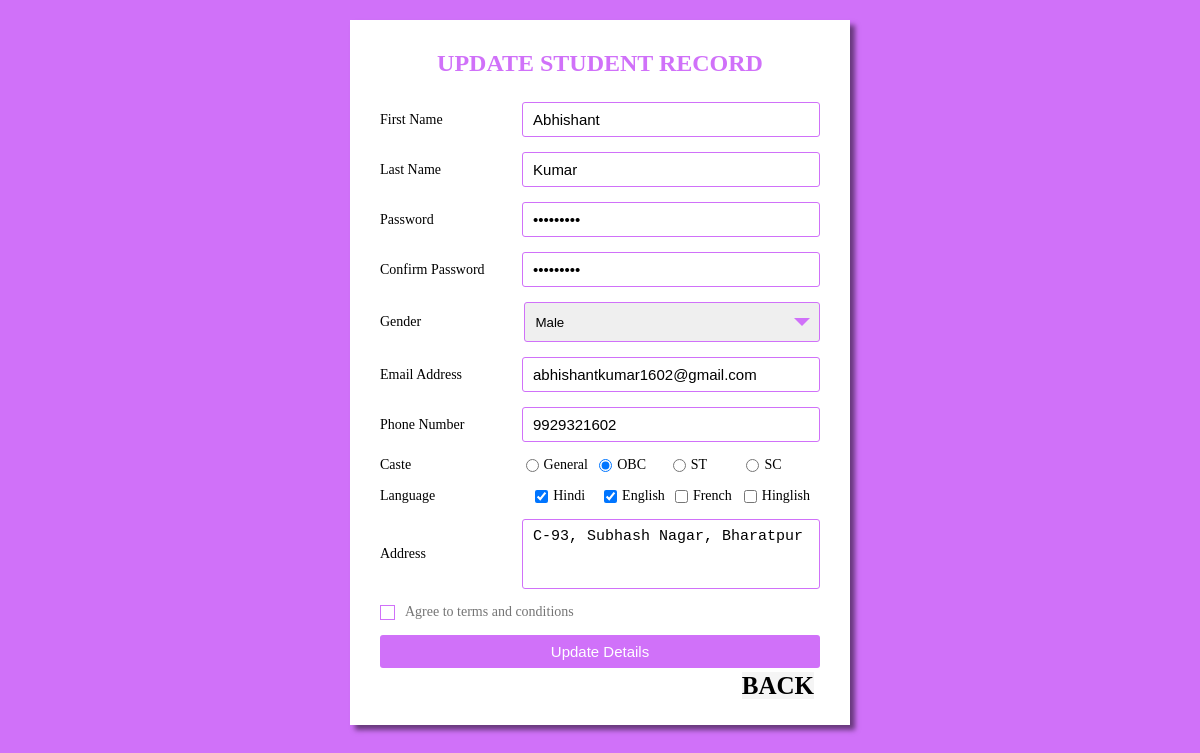
/update.php?id=9 (signed in), run on the app's committed database.
### tables this page shows
CREATE TABLE `form` (
  `id` int(11) NOT NULL,
  `first_name` varchar(20) NOT NULL,
  `last_name` varchar(12) NOT NULL,
  `stu_image` varchar(255) NOT NULL,
  `password` varchar(100) NOT NULL,
  `con_pass` varchar(100) NOT NULL,
  `gender` varchar(11) NOT NULL,
  `email` varchar(255) NOT NULL,
  `phone` varchar(255) NOT NULL,
  `caste` varchar(10) NOT NULL,
  `language` varchar(255) NOT NULL,
  `address` varchar(255) NOT NULL
);

### update.php (the view, shortened to what this page needs)
<?php include("connection.php");
$id= $_GET["id"];
$sql= "SELECT * FROM form WHERE id= '$id'";
$data= mysqli_query($conn,$sql);
$result= mysqli_fetch_assoc($data);
$language1= explode(",", $result['language']);
?>
<!DOCTYPE html>
<html>
    <head>
        <link rel="stylesheet" href="style.css">
    </head>
    <body>
        <div class="container">
            <form action="" method="POST">
                <div class="title">
                   Update Student Record
                </div>
                <div class="form">
                    <div class="input_field">
                        <label for="first_name">First Name</label>
                        <input type="text" name="first_name" value="<?php echo $result['first_name'] ?>" class="input" required>
                    </div>
                    <div class="input_field">
                        <label for="last_name">Last Name</label>
                        <input type="text" name="last_name" value="<?php echo $result['last_name'] ?>" class="input" required>
                    </div>
                    <div class="input_field">
                        <label for="password">Password</label>
                        <input type="password" name="password" value="<?php echo $result['password'] ?>" class="input" required>
                    </div>
                    <div class="input_field">
                        <label for="c_password">Confirm Password</label>
                        <input type="password" name="c_password" value="<?php echo $result['con_pass'] ?>" class="input" required>
                    </div>
                    <div class="input_field">
                        <label for="gender">Gender</label>
                        <div class="custom_select">
                            <select name="gender" id="" required>
                                <option value="male" <?php if($result['gender'] == 'male'){ echo 'selected'; } ?> >Male</option>
                            </select>
                        </div>
                    </div>
                    <div class="input_field">
                        <label for="email">Email Address</label>
                        <input type="email" name="email" value="<?php echo $result['email'] ?>" class="input" required>
                    </div>
                    <div class="input_field">
                        <label for="phone">Phone Number</label>
                        <input type="text" name="phone" value="<?php echo $result['phone'] ?>" class="input" required>
                    </div>
                    <div class="input_field">
                        <label style="margin-right: 100px;">Caste</label>
                        <input type="radio" name="r1" value="General" required <?= ($result['caste'] == 'General')?'checked':'' ?>><label style="margin-left: 5px;" >General</label>
                        <input type="radio" name="r1" value="OBC" required <?= ($result['caste'] == 'OBC')?'checked':'' ?>><label style="margin-left: 5px;" >OBC</label>
                        <input type="radio" name="r1" value="ST" required <?= ($result['caste'] == 'ST')?'checked':'' ?>><label style="margin-left: 5px;" >ST</label>
                        <input type="radio" name="r1" value="SC" required <?= ($result['caste'] == 'SC')?'checked':'' ?>><label style="margin-left: 5px;" >SC</label>
                    </div>
                    <div class="input_field">
                        <label style="margin-right: 100px;">Language</label>
                        <input   type="checkbox" name="language[]" value="Hindi"
                            <?php
                                if(in_array('Hindi', $language1)){
                                    echo "checked";
                                }
                            ?>
                        >
                        <label style="margin-left: 5px;" >Hindi</label>
                        <input type="checkbox" name="language[]" value="English"
                            <?php
                                if(in_array('English', $language1)){
                                    echo "checked";
                                }
                            ?>
                        >
                        <label style="margin-left: 5px;" >English</label>
                        <input type="checkbox" name="language[]" value="French"
                            <?php
                                if(in_array('French', $language1)){
                                    echo "checked";
                                }
                            ?>
                        >
                        <label style="margin-left: 5px;" >French</label>
                        <input type="checkbox" name="language[]" value="Hinglish"
                        <?php
                                if(in_array('Hinglish', $language1)){
                                    echo "checked";
                                }
                            ?>
                        >
                        <label style="margin-left: 5px;" >Hinglish</label>
                    </div>
                    <div class="input_field">
                        <label for="address">Address</label>
                    <textarea class="textarea" name="address" required ><?php echo $result['address'] ?></textarea>
                    </div>
                    <div class="input_field terms">
                        <label class="check">
                            <span class="checkmark"></span>
                        </label>
                        <p>Agree to terms and conditions</p>
                    </div>
                    <div class="input_field ">
                            <input type="submit" value="Update Details" name="update" class="btn">
                    </div>
                </div>
            </form>
            <div  style="display: block; height: 22px; padding: 4px 6px; font-size: 14px; margin-bottom: 5px;text-transform: uppercase; text-align: right;">
                <a href=users.php style="text-decoration: none;" ><span style=" background-color: whitesmoke; color: black; font-weight: bold; font-size: 25px;">Back</span></a>
            </div>
        </div>
    </body>
</html>

### style.css (style rules this page uses)
* { padding: 0; margin: 0; box-sizing: border-box; }
body { background-color: #D071F9; padding: 0 10px; }
.container { max-width: 500px; width: 100%; background-color: white; margin: 20px auto; padding: 30px; box-shadow: 5px 5px 5px rgba(0,0,0,0.5); }
.container .title { font-size: 24px; font-weight: 700; margin-bottom: 25px; color: #D071F9; text-transform: uppercase; text-align: center; }
.container .form { width: 100%; }
.container .form .input_field { margin-bottom: 15px; display: flex; align-items: center; }
.container .form .input_field label { width: 200px; margin-right: 10px; font-size: 14px; }
.container .form .input_field .input, .container .form .input_field .textarea { outline: none; width: 100%; border: 1px solid #D071F9; font-size: 15px; padding: 8px 10px; border-radius: 3px; transition: all 0.5s ease; }
.container .form .input_field .textarea { resize: none; height: 70px; }
.container .form .input_field .custom_select { position: relative; width: 100%; height: 40px; }
.container .form .input_field .custom_select select { -webkit-appearance: none; appearance: none; width: 100%; padding: 8px 10px; height: 40px; border: 1px solid #D071F9; border-radius: 3px; outline: none; }
.container .form .input_field .custom_select::before { content: ""; position: absolute; top: 16px; right: 10px; border: 8px solid black; border-color: #D071F9 transparent transparent transparent; pointer-events: none; }
.container .form .input_field p { font-size: 14px; color: #757575; }
.container .form .input_field .check { width: 15px; height: 15px; position: relative; display: block; cursor: pointer; }
.container .form .input_field .check .checkmark { width: 15px; height: 15px; border: 1px solid #D071F9; display: block; position: relative; }
.container .form .input_field .check .checkmark::before { content: ""; position: absolute; top: 1px; left: 2px; width: 5px; height: 2px; border: 2px solid ; border-color: transparent transparent white white; transform: rotate(-45deg); }
.container .form .input_field .btn { width: 100%; padding: 8px 10px; font-size: 15px; border: 0; background: #D071F9; color: white; cursor: pointer; border-radius: 3px; outline: none; }
.container .form .input_field:last-child { margin-bottom: 0; }

### data on the page
form: first_name "Abhishant", last_name "Kumar", gender "Male", email "abhishantkumar1602@gmail.com", phone "9929321602", caste "☑", language "☑", address "C-93, Subhash Nagar, Bharatpur"
